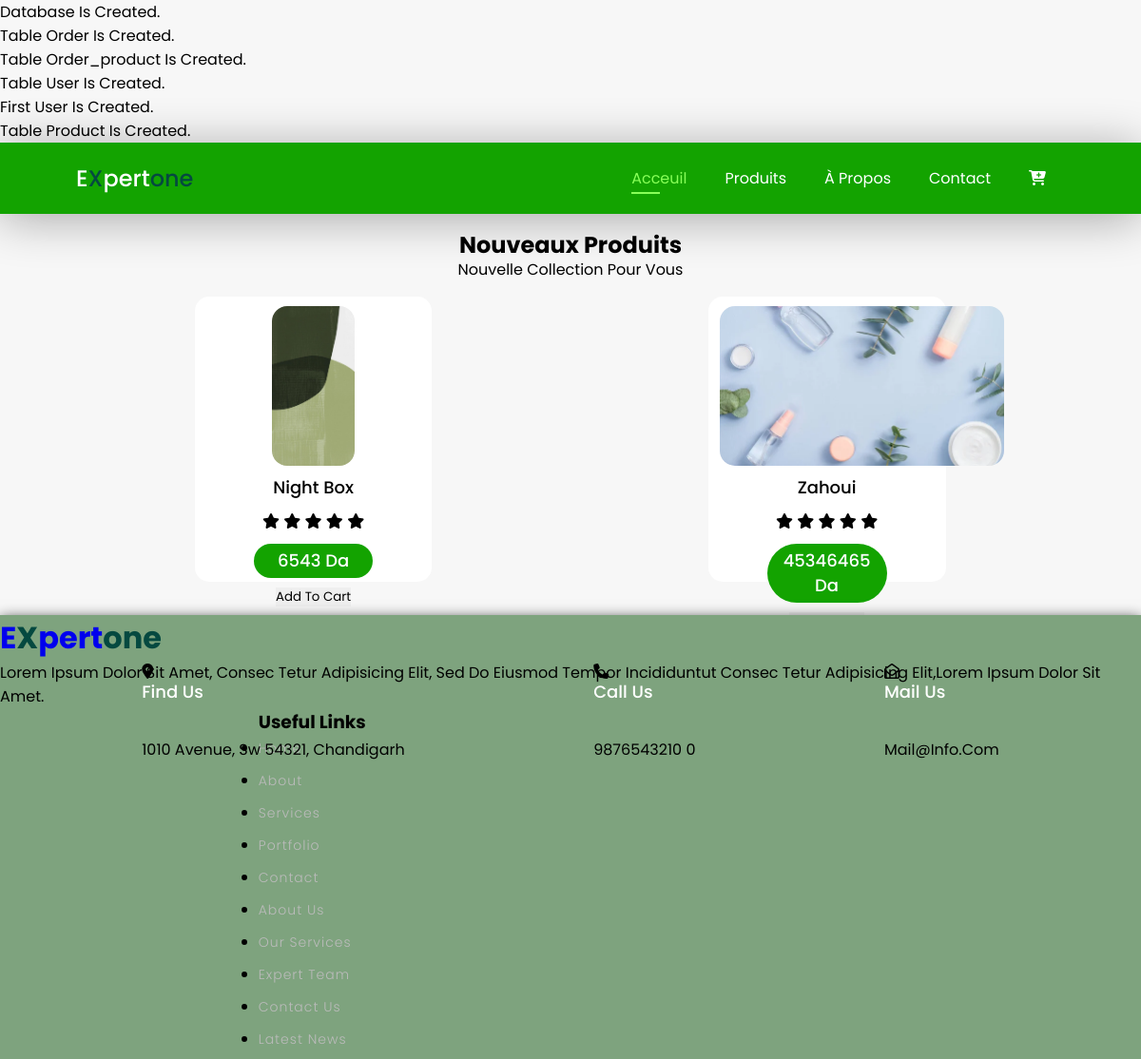
The app's page /produits.php, older data.
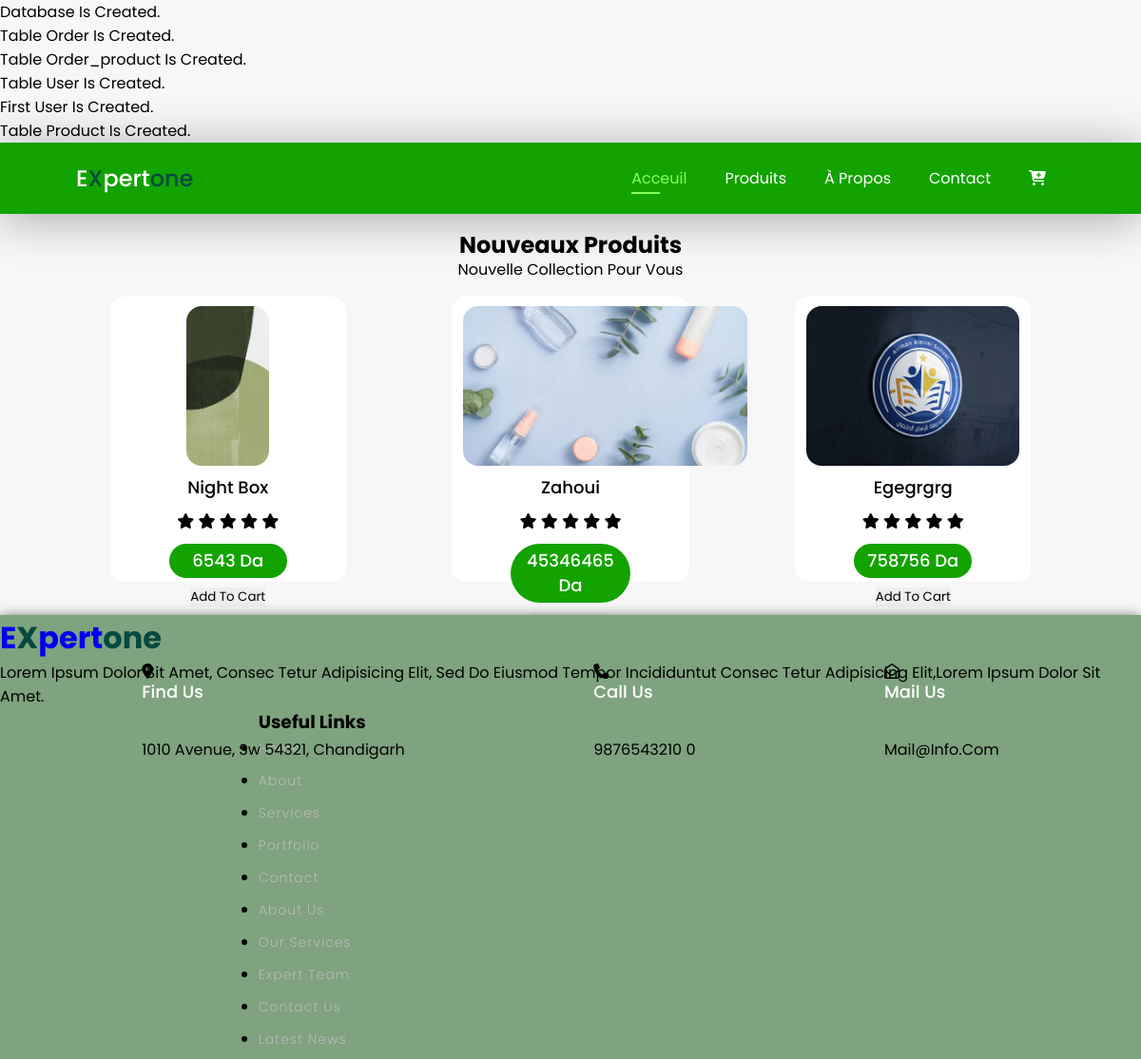
The same page, newer data.
### tables this page shows
CREATE TABLE `product` (
  `id` int(11) NOT NULL,
  `name` varchar(255) NOT NULL,
  `price` int(11) NOT NULL,
  `description` text NOT NULL,
  `image_path` varchar(200) NOT NULL
);

### produits.php (the view, shortened to what this page needs)
<?php
@include('connexion.php');
$connect =mysqli_connect($hostname, $username, $password, "memoire");
$sql = "SELECT * FROM product ";
$resultat = mysqli_query($connect, $sql);
$products = $resultat->fetch_all(MYSQLI_ASSOC);
?>
  <!DOCTYPE html>
<html lang="en">
<head>
    <link rel="stylesheet" href="css/style.css">
    <link rel="stylesheet" href="https://cdnjs.cloudflare.com/ajax/libs/font-awesome/6.2.0/css/all.min.css">
</head>
<body>
<section class="header">
    <div class="logo">
        <h1>e<span style="color:#054940;">X</span>pert<span style="color: #054940;">one</span></h1>
        </div>
    <div>
          <ul class="nav">
             <li><a class="active" href="index.html"> Acceuil</a></li>
             <li><a href="produits.php">Produits</a> </li>
             <li><a href="about.php"> à propos</a></li>
             <li><a href="form.php"> Contact</a></li>
             <li><a href="cart.php" class="bot"><i class="fa-solid fa-cart-plus"></i></a></li>
        </ul>
    </div>
</section>
<section class="pro">
    <h2>Nouveaux Produits</h2>
    <p>nouvelle collection pour vous</p>
    <div class="row">
        <?php
            foreach ($products as $product) { ?>
                <div class="col4">
                    <form action="" method="post">
                        <img src="<?= $product['image_path'] ?>">
                        <h4><?= $product['name'] ?> </h4>
                        <div class="rating">
                            <i class="fa fa-star"></i>
                            <i class="fa fa-star"></i>
                            <i class="fa fa-star"></i>
                            <i class="fa fa-star"></i>
                            <i class="fa fa-star"></i>
                        </div>
                        <p><?= $product['price'] ?> Da</p> <button type="submit" class="btn1"> add to cart</button>
                    </form>
                </div>
            <?php
            }
            ?>
        </div>
    </section>
    <footer class="footer-section">
            <div class="footer-content pt-5 pb-5">
                <div class="row">
                    <div class="col-xl-4 col-lg-4 mb-50">
                        <div class="footer-widget">
                            <div class="footer-logo">
                             <a href="index.html"><h1>e<span style="color:#054940;">X</span>pert<span style="color: #054940;">one</span></h1></a>
                            </div>
                            <div class="footer-text">
                                <p>Lorem ipsum dolor sit amet, consec tetur adipisicing elit, sed do eiusmod tempor incididuntut consec tetur adipisicing
                                elit,Lorem ipsum dolor sit amet.</p>
                            </div>
                                            </div>
                    </div>
                    <div class="col-xl-4 col-lg-4 col-md-6 mb-30">
                        <div class="footer-widget">
                            <div class="footer-widget-heading">
                                <h3>Useful Links</h3>
                            </div>
                            <ul>
                                <li><a href="#">Home</a></li>
                                <li><a href="#">about</a></li>
                                <li><a href="#">services</a></li>
                                <li><a href="#">portfolio</a></li>
                                <li><a href="#">Contact</a></li>
                                <li><a href="#">About us</a></li>
                                <li><a href="#">Our Services</a></li>
                                <li><a href="#">Expert Team</a></li>
                                <li><a href="#">Contact us</a></li>
                                <li><a href="#">Latest News</a></li>
                            </ul>
                        </div>
                    </div>
                    </div>
                </div>
             <div class="container">
            <div class="footer-cta pt-5 pb-5">
                <div class="row">
                    <div class="col-xl-4 col-md-4 mb-30">
                        <div class="single-cta">
                            <i class="fas fa-map-marker-alt"></i>
                            <div class="cta-text">
                                <h4>Find us</h4>
                                <span>1010 Avenue, sw 54321, chandigarh</span>
                            </div>
                        </div>
                    </div>
                    <div class="col-xl-4 col-md-4 mb-30">
                        <div class="single-cta">
                            <i class="fas fa-phone"></i>
                            <div class="cta-text">
                                <h4>Call us</h4>
                                <span>9876543210 0</span>
                            </div>
                        </div>
                    </div>
                    <div class="col-xl-4 col-md-4 mb-30">
                        <div class="single-cta">
                            <i class="far fa-envelope-open"></i>
                            <div class="cta-text">
                                <h4>Mail us</h4>
                                <span>mail@info.com</span>
                            </div>
                        </div>
                    </div>
                </div>
            </div>
        </div>
    </footer>
</body>
</html>

### connexion.php (shortened to what this page needs)
<?php
function executeQuery($link, $query, $successMessage) {
    if (mysqli_query($link, $query)) {
        echo $successMessage;
    } else {
        echo mysqli_error($link);
    }
}
 ?>

### css/style.css (style rules this page uses)
* { font-family: 'Poppins', sans-serif; margin:0; padding:0; box-sizing: border-box; outline: none; border:none; text-decoration: none; text-transform: capitalize; transition:all .2s linear; }
p { font-family: 'Poppins', sans-serif; }
body { background-color: #f7f7f7; overflow-y: auto; overflow-x: hidden; width: 100%; height: 100vh; }
.logo h1 { width: 40%; height: auto; color: #ffffff; font-family: 'Poppins', sans-serif; font-weight: 500; }
.header { display: flex; align-items: center; justify-content: space-between; padding: 20px 80px; background-color: rgb(19, 163, 0); box-shadow: 0 5px 50px #00000054; z-index: 999; position: sticky; top: 0; left: 0 ; }
.nav { display: flex; align-items: center; justify-content: center; }
.nav li { list-style: none; padding: 0 20px; position: relative; }
.nav li a { text-decoration: none; color: white; }
.nav li a:hover, .nav li a.active { color:#88ff58; }
.nav li a.active::after, .nav li a:hover::after { content: ""; width: 30%; height: 2px; background:#88ff58; position: absolute; bottom: -4px; left:20px ; }
.container { position: absolute; left:50%; top:50%; transform: translate(-50%,-50%); width:100%; height:100%; padding:50px; }
.row { display: flex; align-items: center; flex-wrap: wrap; justify-content: space-around; }
.pro { width: 100%; text-align: center; margin: 0 auto ; position: relative; line-height: 26px; padding: 20px 60px; }
.col4 { height: 300px; background-color: #fff; flex-basis: 23%; padding: 10px 12px; width: 250px; border-radius: 15px; cursor: pointer; margin: 15px 0; transition: 0.5s ease; }
.col4 img { height: 60%; border-radius: 16px; }
.col4 p { font-size: 18px; font-family: 'Poppins', sans-serif; font-weight: 500; color: #fff; border-radius: 50px; max-width: 100%; margin:10px 50px ; padding: 5px; text-align: center; background-color: rgb(19, 163, 0); }
.col4 h4 { font-size: 18px; padding: 10px 0px; font-family: 'Poppins', sans-serif; font-weight: 500; }
ul { margin: 0px; padding: 0px; }
.footer-section { background: #7EA37E; position: relative; box-shadow: 0 5px 15px; z-index: 999; }
footer h4 { font-size: 18px; color: #ffffff; text-transform: capitalize; margin-bottom: 35px; font-weight: 500; }
footer h4::before { content: normal; position: absolute; left: 0; bottom: -10px; height: 2px; box-sizing: border-box; width: 50px; }
footer ul li a { font-size: 14px; text-transform:capitalize; color: #ffffff; text-decoration: none; font-weight: 300; color: #bbbbbb; display: block ; transition: all 0.3s ease; margin-bottom: 10px; letter-spacing: 1px; }

Row changes from the older to the newer data that the page shows:
added product: image_path (picture), name "Egegrgrg", price "758756"
